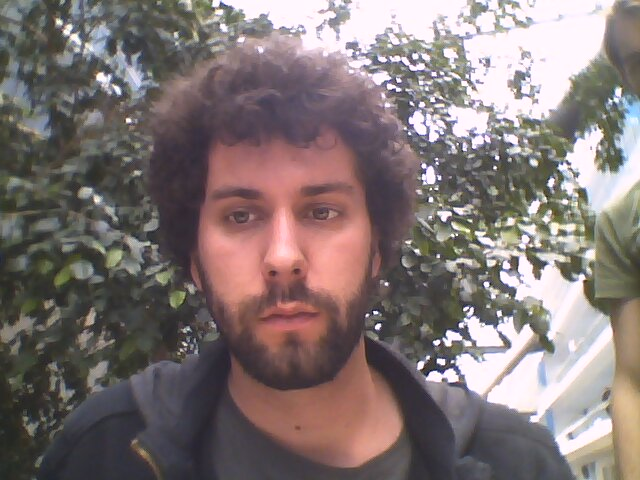
#> input picture booth/faces/2015-05-04-130244_1.jpg, 640 x 480 px; its folder holds only this picture in this run
$ python train.py   (older library calls are emulated)
#> lines starting #> are read from the running program, lines starting #| are printed output that depends on the picture
### booth/students.py

import os, sys, re

import numpy as np

import Image

##
## USAGE
##
## e.g.
## name = "images/Our Photos/2015-04-22 19.01.17.jpg"
## res = load_standardised_image( name , 10, 10 )
##
def load_standardised_image( filename, width, height ):

    ###
    ### Load Image in Greyscale
    ###

#> called with filename = './faces/2015-05-04-130244_1.jpg', width = 30, height = 50
    image = Image.open(filename).convert('F')
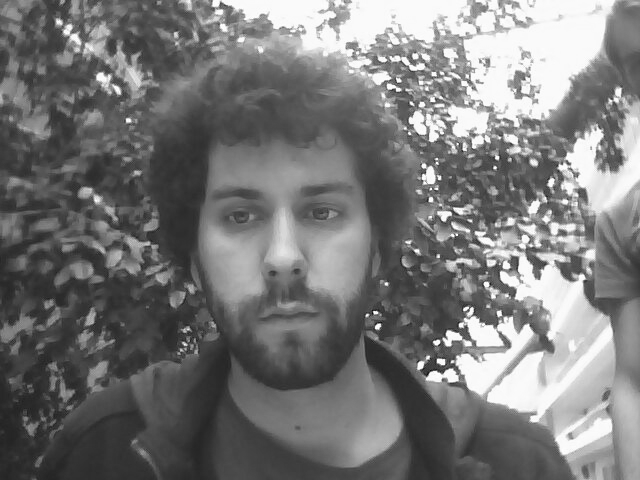
#> image: PIL image 640x480 F; min 9.84, max 255, mean 120.6

    ###
    ### Scale Image
    ###

    resized_image = image.resize((width, height), Image.ANTIALIAS)    # best down-sizing filter
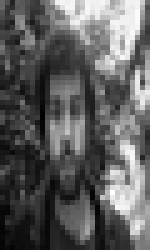
#> resized_image: PIL image 30x50 F (shown 5 times larger); min 36.35, max 262.3, mean 120.6; drawn with min black and max white

    return resized_image

##
## Load feature vector in standardized format
##
def load_features_from_image( filename, width, height ):

    image = load_standardised_image( filename, width, height )

    ###
    ### Convert to array and flatten
    ###

    image = np.asarray(image).flatten()
#> image = 1500 values, max 262.3 at index 1162, min 36.35 at index 698, mean 120.6

    return image


###
### Load, standardize and label image data
###
### USAGE: X, Y = load_student_database( "../../faces/", 20, 20)
###
def load_student_database( folder, width, height):

    images = []
    labels = []

    ##
    ## Walk the dir and get all image files
    ##

    for root, dirs, files in os.walk(folder):
        for name in files:

            ##
            ## Get label
            ##

            ext = name[-3:]
            label = re.sub("-\d+.%s" % ext, "", name)

            ##
            ## Load standardized image
            ##

            try:
                image = load_features_from_image( root + name, width, height )
            except:
                print "Error loading standardized Image:", root + name
                continue

            images.append(image)
            labels.append(label)

    return images, labels


# [44 lines left out: functions TEST_load_student_database, get_labels_numbered, train_test_split, not called in this run]


### booth/train.py
from __future__ import print_function

import students

import matplotlib.pyplot as plt
import numpy as np
import pickle as pkl
from time import time

from sklearn.grid_search import GridSearchCV
from sklearn.metrics import classification_report
from sklearn.metrics import confusion_matrix
from sklearn.ensemble import RandomForestClassifier


##
## Get and train a random forest classifier
##
def get_trained_classifier(folder, w, h):

	##
	## load data
	##
	images, names = students.load_student_database( folder, w, h )
#> images = 1 item; names = ['2015-05-04-130244_1.jpg']
	X = [ image.flatten() for image in images ]
#> X = 1 item
	y = names
#> y = ['2015-05-04-130244_1.jpg']

	##
	## classifier: Random Forest
	##
	clf = RandomForestClassifier(n_jobs = 1, n_estimators = 100)
	##
	## fit
	##
	clf = clf.fit(X, y)
	return clf

##
## Pickle Dump
##
def pickle_classifier(clf):

	with open("classifier.pkl", "wb") as keeptrace:
	    pickler = pkl.Pickler(keeptrace)
	    pickler.dump(clf)

if __name__ == "__main__":
	folder = "./faces/"
	w, h = 30, 50

	print("\nTraining...\n")

	clf = get_trained_classifier(folder, w, h)
	print(clf)
#| RandomForestClassifier(n_jobs=1)
	pickle_classifier(clf)

	print("\nTraining finished!\n")

$ run again, on booth/faces/2015-05-04-130545_2.jpg
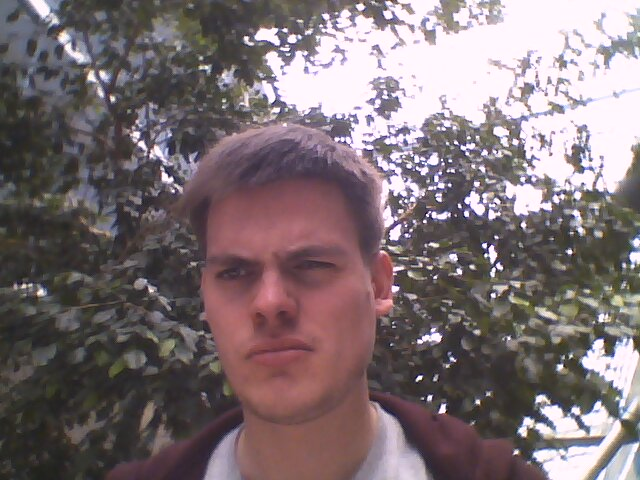
#> input picture booth/faces/2015-05-04-130545_2.jpg, 640 x 480 px
#> in load_standardised_image, `image = Image.open(filename).convert('F')`:
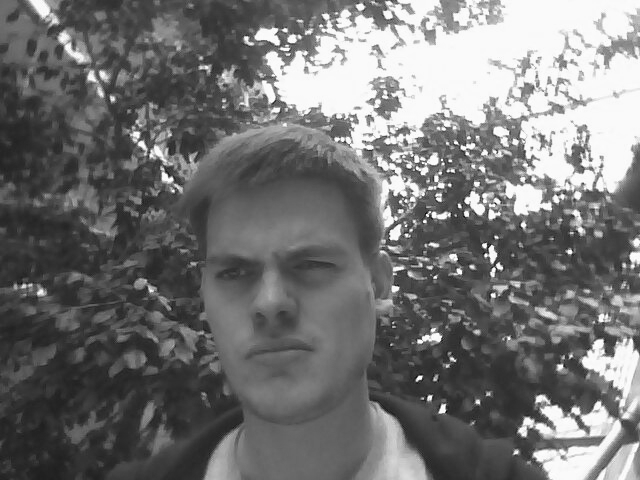
#> image: PIL image 640x480 F; min 5.38, max 255, mean 115.9
#> in load_standardised_image, `resized_image = image.resize((width, height), Image.ANTIALIAS)`:
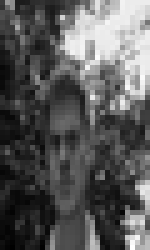
#> resized_image: PIL image 30x50 F (shown 5 times larger); min 33.61, max 267.4, mean 115.9; drawn with min black and max white
#> in load_features_from_image, `image = np.asarray(image).flatten()`: image = 1500 values, max 267.4 at index 1496, min 33.61 at index 1472, mean 115.9
#> images = 1 item; names = ['2015-05-04-130545_2.jpg']
#> X = 1 item
#> y = ['2015-05-04-130545_2.jpg']
#| RandomForestClassifier(n_jobs=1)

$ run again, on booth/faces/2015-05-04-130545_6.jpg
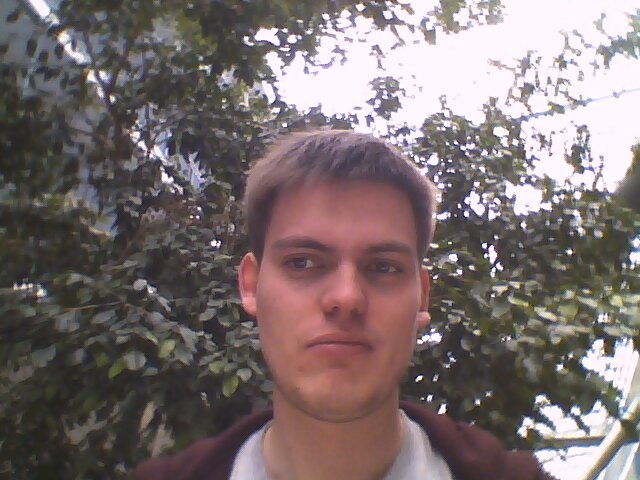
#> input picture booth/faces/2015-05-04-130545_6.jpg, 640 x 480 px
#> in load_standardised_image, `image = Image.open(filename).convert('F')`:
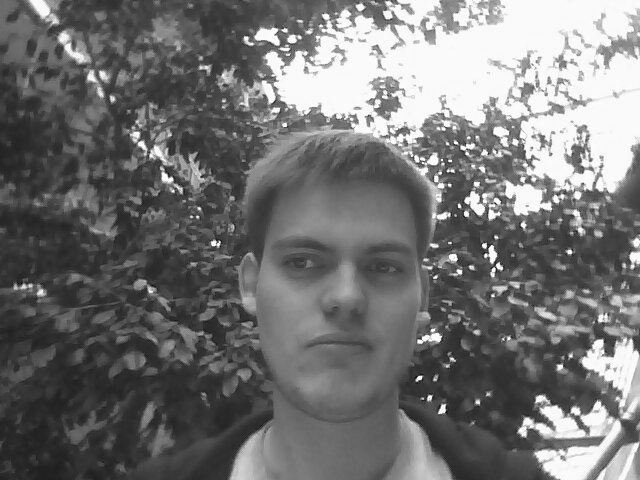
#> image: PIL image 640x480 F; min 2.84, max 255, mean 115.1
#> in load_standardised_image, `resized_image = image.resize((width, height), Image.ANTIALIAS)`:
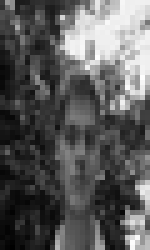
#> resized_image: PIL image 30x50 F (shown 5 times larger); min 33.5, max 263.9, mean 115.1; drawn with min black and max white
#> in load_features_from_image, `image = np.asarray(image).flatten()`: image = 1500 values, max 263.9 at index 349, min 33.5 at index 1472, mean 115.1
#> images = 1 item; names = ['2015-05-04-130545_6.jpg']
#> X = 1 item
#> y = ['2015-05-04-130545_6.jpg']
#| RandomForestClassifier(n_jobs=1)
